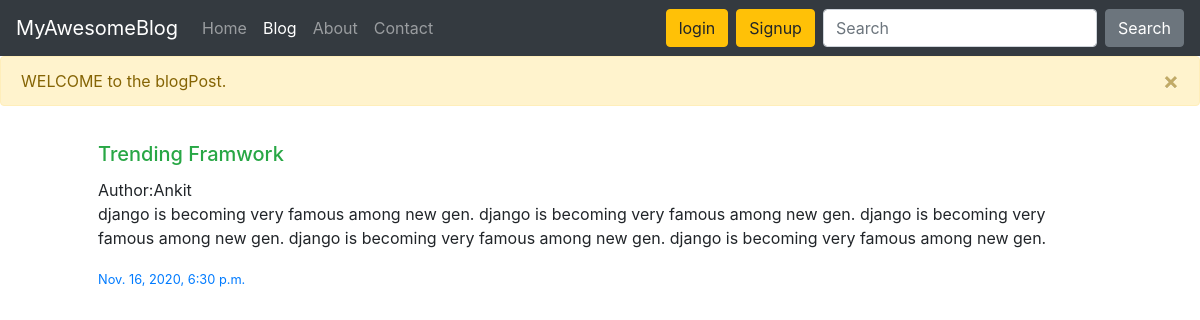
Screenshot of /blog/Trending-Framwork with the database file from the repository.
### myBlogApp/models.py (models this page shows, shortened)
class Post(models.Model):
  sno = models.AutoField(primary_key=True)
  title = models.CharField(max_length=255)
  category = models.CharField(max_length=25)
  content = models.CharField(max_length=1000)
  slug = models.CharField(max_length=50)
  author = models.CharField(max_length=12)
  timeStamp = models.DateTimeField(blank=True)

### myBlogApp/views.py (the view)
# urls.py: path('<str:slug>', views.blogPost, name='blogpost')
def blogPost(request, slug):
  post = Post.objects.filter(slug=slug).first()
  context = {'post': post}
  messages.warning(request, 'WELCOME to the blogPost.')
  return render(request, 'blogApp/blogPost.html', context)

### templates/blogApp/blogPost.html (shortened to what this page needs)
{% extends 'base.html' %}
{% block blogactive %}active{% endblock blogactive %}
{% block body %}
  <div class="container px-5">
    <div class="card-body">
      <h5 class="card-title text-success">{{post.title}}</h5>
      <p class="m-0"> Author:{{post.author}}</p>
      <p class="card-text">{{post.content}}</p>
      <p class="card-text "><small class="text-primary">{{post.timeStamp}}</small></p>
      </div>
</div>
{% endblock body %}

### rows the page displays
Post: title "Trending Framwork", author "Ankit", content "django is becoming very famous among new gen. django is becoming very famous among new gen. django is becoming very famous among new gen. django is becoming very famous among new gen. django is becoming very famous among new gen.", timeStamp "Nov. 16, 2020, 6:30 p.m."

### other values shown
{{ message }} "WELCOME to the blogPost."
